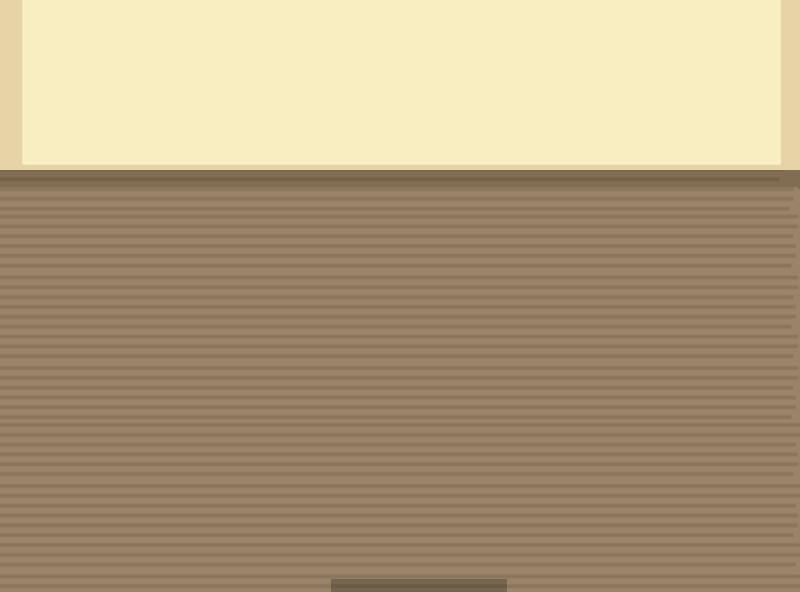

This game map was drawn from its Tiled (.tmx) file and the tilesets committed beside it. A one-line description and the trimmed map source follow:
An orthogonal 50x37 tile map with 16x16 px tiles, 2 tile layers (Background, Collision), 7 tilesets and 41 objects.

<map version="1.0" orientation="orthogonal" width="50" height="37" tilewidth="16" tileheight="16">
 <tileset firstgid="1" name="emptyclassroom" tilewidth="16" tileheight="16">
  <image source="../figs/classroom/emptyclassroom.png" width="800" height="600" />
 </tileset>
 <tileset firstgid="1851" name="chairback" tilewidth="26" tileheight="34">
  <image source="../figs/chairback.png" width="26" height="34" />
  <tile id="0">
   <properties>
    <property name="Class" value="Sprite" />
    <property name="asset" value="chairback.png" />
   </properties>
  </tile>
 </tileset>
 <tileset firstgid="1852" name="chairseat" tilewidth="26" tileheight="13">
  <image source="../figs/chairseat.png" width="26" height="13" />
  <tile id="0">
   <properties>
    <property name="Class" value="Sprite" />
    <property name="asset" value="chairseat.png" />
   </properties>
  </tile>
 </tileset>
 <tileset firstgid="1853" name="desk" tilewidth="61" tileheight="43">
  <image source="../figs/desk.png" width="61" height="43" />
  <tile id="0">
   <properties>
    <property name="Class" value="Sprite" />
    <property name="asset" value="desk.png" />
   </properties>
  </tile>
 </tileset>
 <tileset firstgid="1854" name="Mira" tilewidth="32" tileheight="64">
  <image source="../figs/Mira.png" width="96" height="254" />
  <tile id="1">
   <properties>
    <property name="Class" value="Person" />
    <property name="frame" value="10" />
    <property name="sheet" value="mira_sheet" />
   </properties>
  </tile>
 </tileset>
 <tileset firstgid="1863" name="blackboard" tilewidth="611" tileheight="150">
  <image source="../figs/blackboard.png" width="611" height="150" />
  <tile id="0">
   <properties>
    <property name="Class" value="Sprite" />
    <property name="asset" value="classroom/blackboard.png" />
    <property name="name" value="Blackboard" />
   </properties>
  </tile>
 </tileset>
 <tileset firstgid="1864" name="pranav" tilewidth="32" tileheight="64">
  <image source="../figs/pranav.png" width="32" height="64" />
  <tile id="0">
   <properties>
    <property name="Class" value="Sprite" />
    <property name="asset" value="People/pranav.png" />
    <property name="name" value="Teacher" />
   </properties>
  </tile>
 </tileset>
 <layer name="Background" width="50" height="37">
  <properties>
   <property name="type" value="0" />
  </properties>
  <data>[1850 cells, 1692 non-empty, 1692 distinct tile ids]</data>
 </layer>
 <layer name="Collision" width="50" height="37">
  <properties>
   <property name="collision" value="true" />
  </properties>
  <data>[1850 cells, 158 non-empty, 157 distinct tile ids]</data>
 </layer>
 <objectgroup name="Desk" width="50" height="37">
  <object gid="1853" x="225" y="348" />
  <object gid="1853" x="354" y="348" />
  <object gid="1853" x="482" y="349" />
  <object gid="1853" x="611" y="349" />
  <object gid="1853" x="97" y="348" />
  <object gid="1853" x="609" y="477" />
  <object gid="1853" x="223" y="476" />
  <object gid="1853" x="480" y="477" />
  <object gid="1853" x="95" y="476" />
  <object gid="1853" x="352" y="476" />
 </objectgroup>
 <objectgroup name="chairseat" width="50" height="37">
  <object gid="1852" x="115" y="361" />
  <object gid="1852" x="241" y="359" />
  <object gid="1852" x="371" y="360" />
  <object gid="1852" x="500" y="364" />
  <object gid="1852" x="627" y="359" />
  <object gid="1852" x="240" y="490" />
  <object gid="1852" x="499" y="495" />
  <object gid="1852" x="626" y="490" />
  <object gid="1852" x="370" y="491" />
  <object gid="1852" x="114" y="492" />
  <object gid="1863" x="95" y="155" />
 </objectgroup>
 <objectgroup name="students" width="50" height="37">
  <object gid="1855" x="111" y="369" />
  <object gid="1855" x="238" y="367" />
  <object gid="1855" x="368" y="369" />
  <object gid="1855" x="499" y="369" />
  <object gid="1855" x="627" y="368" />
  <object gid="1855" x="237" y="499" />
  <object gid="1855" x="367" y="498" />
  <object gid="1855" x="497" y="503" />
  <object gid="1855" x="624" y="499" />
  <object gid="1864" x="48" y="187" />
 </objectgroup>
 <objectgroup name="chairback" width="50" height="37">
  <object gid="1851" x="114" y="371" />
  <object gid="1851" x="502" y="373" />
  <object gid="1851" x="628" y="368" />
  <object gid="1851" x="372" y="368" />
  <object gid="1851" x="242" y="368" />
  <object gid="1851" x="241" y="499" />
  <object gid="1851" x="627" y="499" />
  <object gid="1851" x="501" y="504" />
  <object gid="1851" x="113" y="502" />
  <object gid="1851" x="371" y="499" />
 </objectgroup>
</map>
